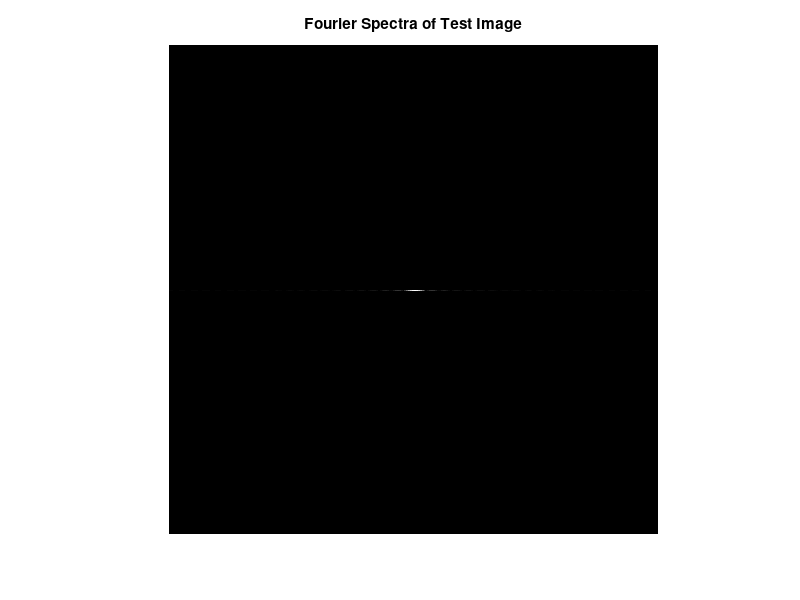
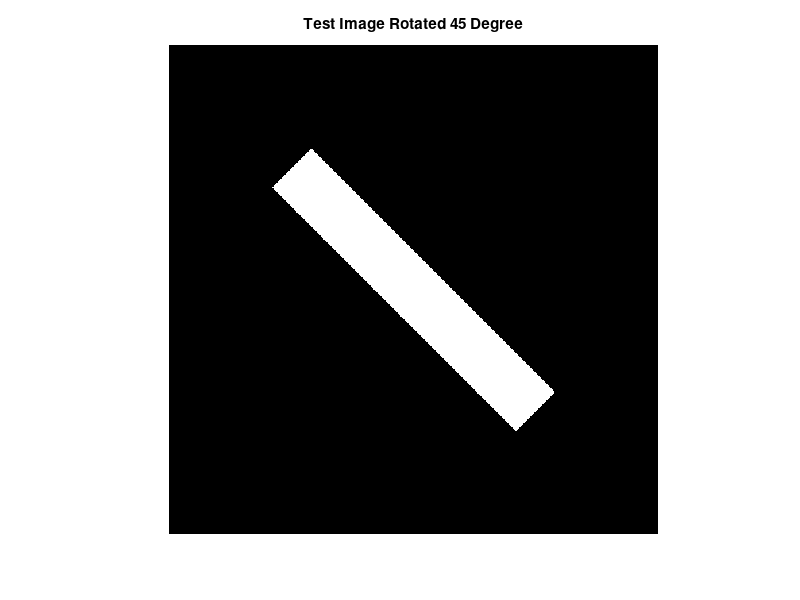
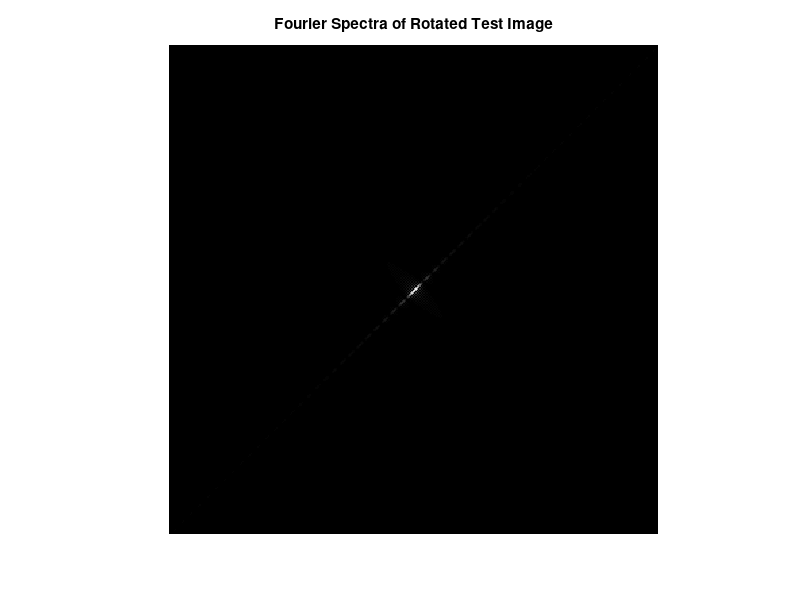

These figures' MATLAB source, in order: (Note: this script raises an error after producing the figures.)
clc;
clear all;
close all;

%% Fourier Analysis
test_img=zeros(256,256);
test_img(:,108:148)=1;
% figure
% imshow(test_img); title('Test Image');

test_fourier = fft2(test_img);%fourier transform
test_fourier = fftshift(test_fourier);%shift origin
test_fourier = abs(test_fourier);%amplitude
figure
imshow(test_fourier,[]); title('Fourier Spectra of Test Image');

% rotate 45 degree
test_img_rotate = imrotate(test_img,45);
figure
imshow(test_img_rotate); title('Test Image Rotated 45 Degree');

test_rot_fourier = fft2(test_img_rotate);%fourier transform
test_rot_fourier = fftshift(test_rot_fourier);%shift origin
test_rot_fourier = abs(test_rot_fourier);%amplitude
figure
imshow(test_rot_fourier,[]); title('Fourier Spectra of Rotated Test Image');

%% amplitude and phase: Do we need to shift the origin?  How to reconstruct?
lena = imread('lena.tiff');
lena_grey = rgb2gray(lena);
lena_fourier = fft2(lena_grey);%fourier transform
lena_fourier = fftshift(lena_fourier);%shift origin
lena_amp = abs(lena_fourier);%amplitude
lena_phase = lena_fourier./lena_amp;
lena_amp_inverse = ifft2(lena_amp);
lena_phase_inverse = ifft2(lena_phase);

% figure
% imshow(lena_grey);title('Original Lena Image');
% figure
% imshow(lena_amp_inverse, []);title('Reconstructed Lena with Amplitude');
% figure
% imshow(lena_phase_inverse, []);title('Reconstructed Lena with Phase');

%% Noise Reduction in Freq. Domain
lena_in = double(lena_grey)./255;
lena_in_fourier = fft2(lena_in);
lena_in_fourier = fftshift(lena_in_fourier);
lena_in_fourier_log = log(lena_in_fourier);

lena_gaus = imnoise(lena_in, 'gaussian', 0, 0.005);
lena_gaus_fourier = fft2(lena_gaus);
lena_gaus_fourier = fftshift(lena_gaus_fourier);
lena_gaus_fourier_log = log(lena_gaus_fourier);

% figure
% imshow(lena_in_fourier_log);title('Log Fourier Spectra of Original Lena');
% figure
% imshow(lena_gaus_fourier_log, []);title('Log Fourier Spectra of Lena with Gaussian Noise');

% % low-pass filter: Why are PSNR complex?
info = imfinfo('lena.tiff');
height = info.Height;
width = info.Width;

r=60;
h=fspecial('disk',r); h(h>0)=1;
lowpass_r60 = zeros([height],[width]);
lowpass_r60([[height]/2-r:[height]/2+r],[[width]/2-r:[width]/2+r])=h;
lena_gaus_fourier_lowpass_r60 = imfilter(lena_gaus_fourier,lowpass_r60);
lena_gaus_inverse_1 = ifft2(lena_gaus_fourier_lowpass_r60);
figure
imshow(lena_gaus_inverse_1);title('Denoised Lena with Lowpass r=60');
lena_gaus_inverse_psnr_1 = psnr(lena_gaus_inverse_1,lena_in)

r=20;
h=fspecial('disk',r); h(h>0)=1;
lowpass_r20 = zeros([height],[width]);
lowpass_r20([[height]/2-r:[height]/2+r],[[width]/2-r:[width]/2+r])=h;
lena_gaus_fourier_lowpass_r20 = imfilter(lena_gaus_fourier,lowpass_r20);
lena_gaus_inverse_2 = ifft2(lena_gaus_fourier_lowpass_r20);

figure
imshow(lena_gaus_inverse_2);title('Denoised Lena with Lowpass r=20');
lena_gaus_inverse_psnr_2 = psnr(lena_gaus_inverse_2, lena_in)

%Gaussian Filter
Gau_filter= fspecial('gaussian', height , 60);
max_val = max(Gau_filter, [], 'all');
Gau_filter_normalzied = Gau_filter./max_val;
lena_filtered_by_gau = imfilter(lena_gaus_fourier,Gau_filter_normalzied);
lena_gaus_inverse_3 = ifft2(lena_filtered_by_gau);
figure
imshow(lena_gaus_inverse_3);title('Denoised Lena with Gaussian Filter');
lena_gaus_inverse_psnr_3 = psnr(lena_gaus_inverse_3, lena_in)

%% Filter Design
frequnoisy = imread('frequnoisy.tif');
figure;
imshow(frequnoisy); title('Original Frequnoisy.tif');
[M,N]=size(frequnoisy);
F=fft2(double(frequnoisy)); % taking the fast fourier transform of the image
F=fftshift(F);
log_F = log(F);
figure;
imshow(log_F, []); title('Fourier Spectra of Frequnoisy Image');
notch_filter = ones(size(F,1),size(F,2));

notch_filter(65,65)=0;
notch_filter(193,193)=0;
notch_filter(139,153)=0;
notch_filter(119,105)=0;
figure;
imshow(notch_filter); title('Notch Filter');
G = F.*notch_filter;
G=ifftshift(G);
g=real(ifft2(double(G)));
figure;
imshow(g,[ ]); title('Denoised Image');